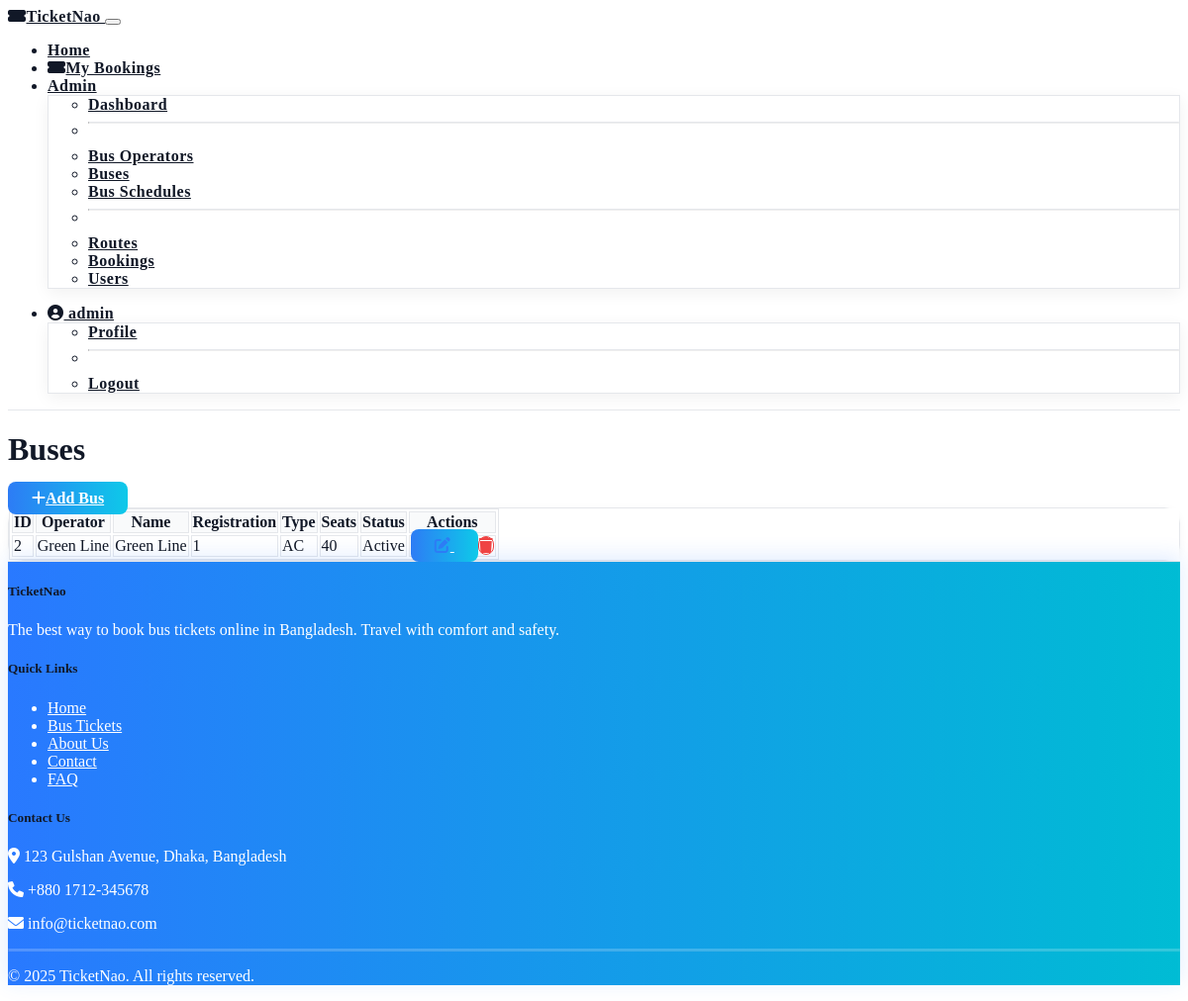
The page /admin-panel/buses/ (signed in) on the database its author committed.
### main/models.py (models this page shows, shortened)
class Bus(models.Model):
    BUS_TYPES = (
        ('AC', 'AC'),
        ('Non-AC', 'Non-AC'),
        ('Sleeper', 'Sleeper'),
        ('Semi-Sleeper', 'Semi-Sleeper'),
        ('Luxury', 'Luxury'),
    )
    operator = models.ForeignKey(Operator, on_delete=models.CASCADE, related_name='buses')
    name = models.CharField(max_length=100)
    registration_number = models.CharField(max_length=50, unique=True)
    bus_type = models.CharField(max_length=20, choices=BUS_TYPES)
    total_seats = models.IntegerField()
    is_active = models.BooleanField(default=True)
    amenities = models.TextField(blank=True, null=True)
    created_at = models.DateTimeField(auto_now_add=True)
    updated_at = models.DateTimeField(auto_now=True)

class Operator(models.Model):
    name = models.CharField(max_length=100)
    description = models.TextField(blank=True, null=True)
    logo = models.URLField(blank=True, null=True)
    contact_email = models.EmailField(blank=True, null=True)
    contact_phone = models.CharField(max_length=20, blank=True, null=True)
    is_active = models.BooleanField(default=True)
    created_at = models.DateTimeField(auto_now_add=True)
    updated_at = models.DateTimeField(auto_now=True)

### admin_panel/views.py (the view)
# urls.py: path('buses/', views.buses, name='buses'),
@login_required
@user_passes_test(is_admin)
def buses(request):
    buses_list = Bus.objects.all().select_related('operator')
    context = {
        'buses': buses_list,
    }
    return render(request, 'admin/buses.html', context)

### admin_panel/views.py (called while the page is built)
def is_admin(user):
    return user.is_authenticated and user.is_superuser

### templates/admin/buses.html (shortened to what this page needs)
{% extends 'base.html' %}
{% load static %}
{% block content %}
<div class="container py-4">
    <div class="d-flex justify-content-between align-items-center mb-4">
        <h1 class="mb-0">Buses</h1>
        <a href="{% url 'admin_panel:add_bus' %}" class="btn btn-primary">
            <i class="fas fa-plus me-2"></i>Add Bus
        </a>
    </div>
    <div class="card">
        <div class="card-body">
            <div class="table-responsive">
                <table class="table table-striped table-hover datatable" id="buses-table">
                    <thead class="table-dark">
                        <tr>
                            <th>ID</th>
                            <th>Operator</th>
                            <th>Name</th>
                            <th>Registration</th>
                            <th>Type</th>
                            <th>Seats</th>
                            <th>Status</th>
                            <th>Actions</th>
                        </tr>
                    </thead>
                    <tbody>
                        {% for bus in buses %}
                        <tr>
                            <td>{{ bus.id }}</td>
                            <td>{{ bus.operator.name }}</td>
                            <td>{{ bus.name }}</td>
                            <td>{{ bus.registration_number }}</td>
                            <td>{{ bus.bus_type }}</td>
                            <td>{{ bus.total_seats }}</td>
                            <td>
                                {% if bus.is_active %}
                                <span class="badge bg-success">Active</span>
                                {% else %}
                                <span class="badge bg-danger">Inactive</span>
                                {% endif %}
                            </td>
                            <td>
                                <div class="btn-group btn-group-sm" role="group">
                                    <a href="{% url 'admin_panel:edit_bus' bus.id %}" class="btn btn-primary" title="Edit">
                                        <i class="fas fa-edit"></i>
                                    </a>
                                    <a href="{% url 'admin_panel:delete_bus' bus.id %}" class="btn btn-danger" title="Delete">
                                        <i class="fas fa-trash"></i>
                                    </a>
                                </div>
                            </td>
                        </tr>
                        {% empty %}
                        <tr>
                            <td colspan="8" class="text-center">No buses found.</td>
                        </tr>
                        {% endfor %}
                    </tbody>
                </table>
            </div>
        </div>
    </div>
</div>
{% endblock %}

### templates/base.html (shortened to what this page needs)
<!DOCTYPE html>
{% load static %}
<html lang="en" data-bs-theme="dark">
<head>
    <link rel="stylesheet" href="https://cdn.replit.com/agent/bootstrap-agent-dark-theme.min.css">
    <link rel="stylesheet" href="https://cdnjs.cloudflare.com/ajax/libs/font-awesome/6.0.0/css/all.min.css">
    <link rel="stylesheet" href="https://cdn.jsdelivr.net/npm/simple-datatables@latest/dist/style.css">
    <link rel="stylesheet" href="{% static 'css/style.css' %}">
</head>
<body>
    <header>
        <nav class="navbar navbar-expand-lg navbar-vibrant">
            <div class="container">
                <a class="navbar-brand" href="{% url 'main:index' %}">
                    <i class="fas fa-ticket-alt me-2"></i>TicketNao
                </a>
                <button class="navbar-toggler" type="button" data-bs-toggle="collapse" data-bs-target="#navbarNav" aria-controls="navbarNav" aria-expanded="false" aria-label="Toggle navigation">
                </button>
                <div class="collapse navbar-collapse" id="navbarNav">
                    <ul class="navbar-nav me-auto">
                        <li class="nav-item">
                            <a class="nav-link {% if request.resolver_match.url_name == 'index' %}active{% endif %}" href="{% url 'main:index' %}">Home</a>
                        </li>
                        {% if user.is_authenticated %}
                        <li class="nav-item">
                            <a class="nav-link {% if request.resolver_match.url_name == 'my_bookings' %}active{% endif %}" href="{% url 'main:my_bookings' %}">
                                <i class="fas fa-ticket-alt me-2"></i>My Bookings
                            </a>
                        </li>
                        {% endif %}
                        {% if user.is_authenticated and user.is_superuser %}
                        <li class="nav-item dropdown">
                            <a class="nav-link dropdown-toggle" href="#" id="navbarDropdown" role="button" data-bs-toggle="dropdown" aria-expanded="false">
                                Admin
                            </a>
                            <ul class="dropdown-menu" aria-labelledby="navbarDropdown">
                                <li><a class="dropdown-item" href="{% url 'admin_panel:dashboard' %}">Dashboard</a></li>
                                <li><hr class="dropdown-divider"></li>
                                <li><a class="dropdown-item" href="{% url 'admin_panel:operators' %}">Bus Operators</a></li>
                                <li><a class="dropdown-item" href="{% url 'admin_panel:buses' %}">Buses</a></li>
                                <li><a class="dropdown-item" href="{% url 'admin_panel:schedules' %}">Bus Schedules</a></li>
                                <li><hr class="dropdown-divider"></li>
                                <li><a class="dropdown-item" href="{% url 'admin_panel:routes' %}">Routes</a></li>
                                <li><a class="dropdown-item" href="{% url 'admin_panel:bookings' %}">Bookings</a></li>
                                <li><a class="dropdown-item" href="{% url 'admin_panel:users' %}">Users</a></li>
                            </ul>
                        </li>
                        {% endif %}
                    </ul>
                    <ul class="navbar-nav">
                        {% if user.is_authenticated %}
                        <li class="nav-item dropdown">
                            <a class="nav-link dropdown-toggle" href="#" id="userDropdown" role="button" data-bs-toggle="dropdown" aria-expanded="false">
                                <i class="fas fa-user-circle me-1"></i> {{ user.username }}
                            </a>
                            <ul class="dropdown-menu dropdown-menu-end" aria-labelledby="userDropdown">
                                <li><a class="dropdown-item" href="{% url 'auth:profile' %}">Profile</a></li>
                                <li><hr class="dropdown-divider"></li>
                                <li><a class="dropdown-item" href="{% url 'auth:logout' %}">Logout</a></li>
                            </ul>
                        </li>
                        {% endif %}
                    </ul>
                </div>
            </div>
        </nav>
    </header>
    <main>
        {% block content %}{% endblock %}
    </main>
    <footer class="bg-dark text-light py-4 mt-5">
        <div class="container">
            <div class="row">
                <div class="col-lg-4 mb-3">
                    <h5 class="mb-3">TicketNao</h5>
                    <p>The best way to book bus tickets online in Bangladesh. Travel with comfort and safety.</p>
                </div>
                <div class="col-lg-4 mb-3">
                    <h5 class="mb-3">Quick Links</h5>
                    <ul class="list-unstyled">
                        <li><a href="{% url 'main:index' %}" class="text-decoration-none text-light">Home</a></li>
                        <li><a href="{% url 'main:index' %}" class="text-decoration-none text-light">Bus Tickets</a></li>
                        <li><a href="#" class="text-decoration-none text-light">About Us</a></li>
                        <li><a href="#" class="text-decoration-none text-light">Contact</a></li>
                        <li><a href="#" class="text-decoration-none text-light">FAQ</a></li>
                    </ul>
                </div>
                <div class="col-lg-4 mb-3">
                    <h5 class="mb-3">Contact Us</h5>
                    <p><i class="fas fa-map-marker-alt me-2"></i> 123 Gulshan Avenue, Dhaka, Bangladesh</p>
                    <p><i class="fas fa-phone me-2"></i> +880 1712-345678</p>
                    <p><i class="fas fa-envelope me-2"></i> info@ticketnao.com</p>
                </div>
            </div>
            <hr class="my-3">
            <div class="text-center">
                <p class="mb-0">&copy; {% now "Y" %} TicketNao. All rights reserved.</p>
            </div>
        </div>
    </footer>
</body>
</html>

### rows shown on the page
Bus: id "2", operator.name "Green Line", name "Green Line", registration_number "1", bus_type "AC", total_seats "40", is_active "Active"

### other values the page prints
{{ user.username }} "admin"
